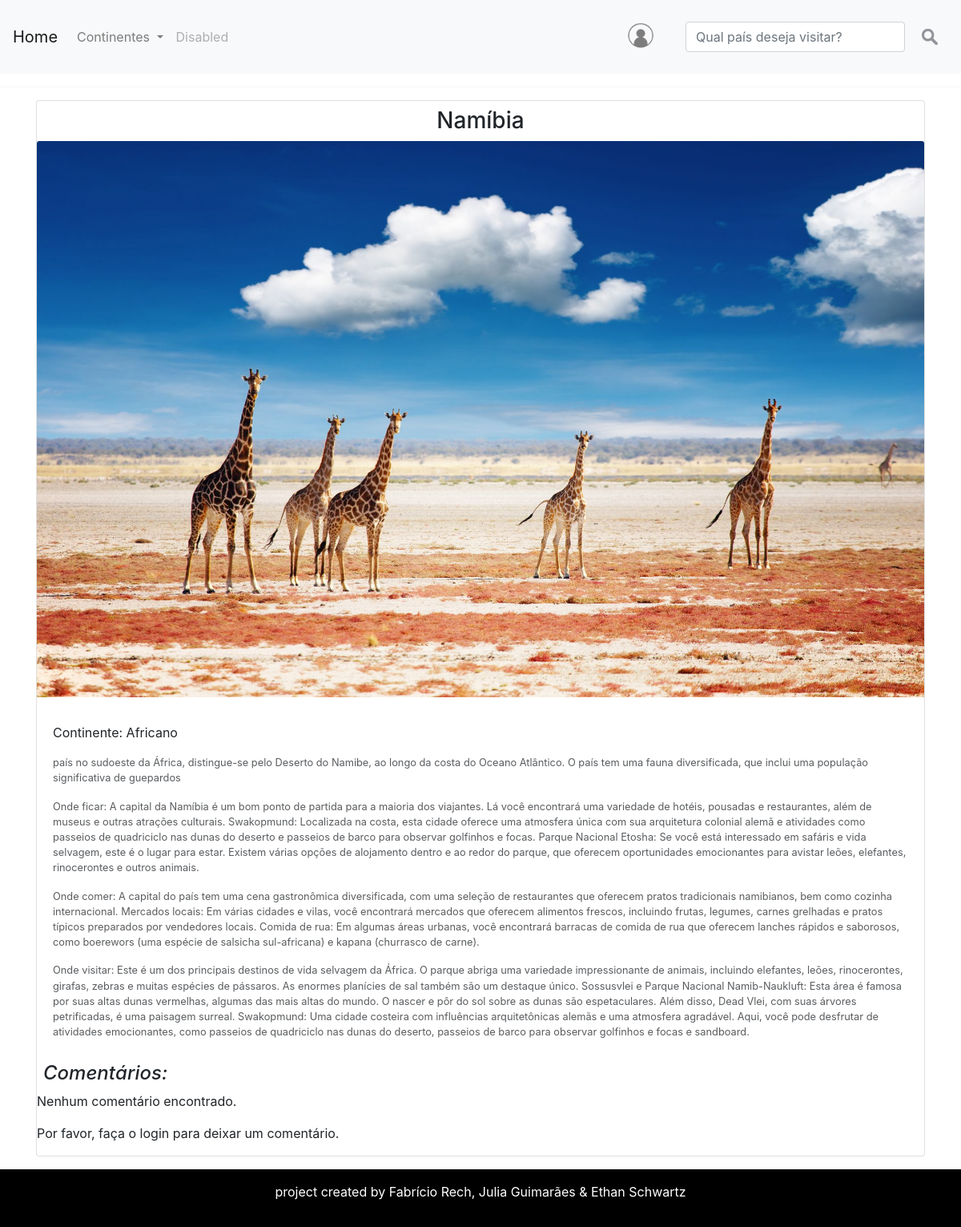
Page /africa/Continente/detalhe/namibia/ on the earlier database version.
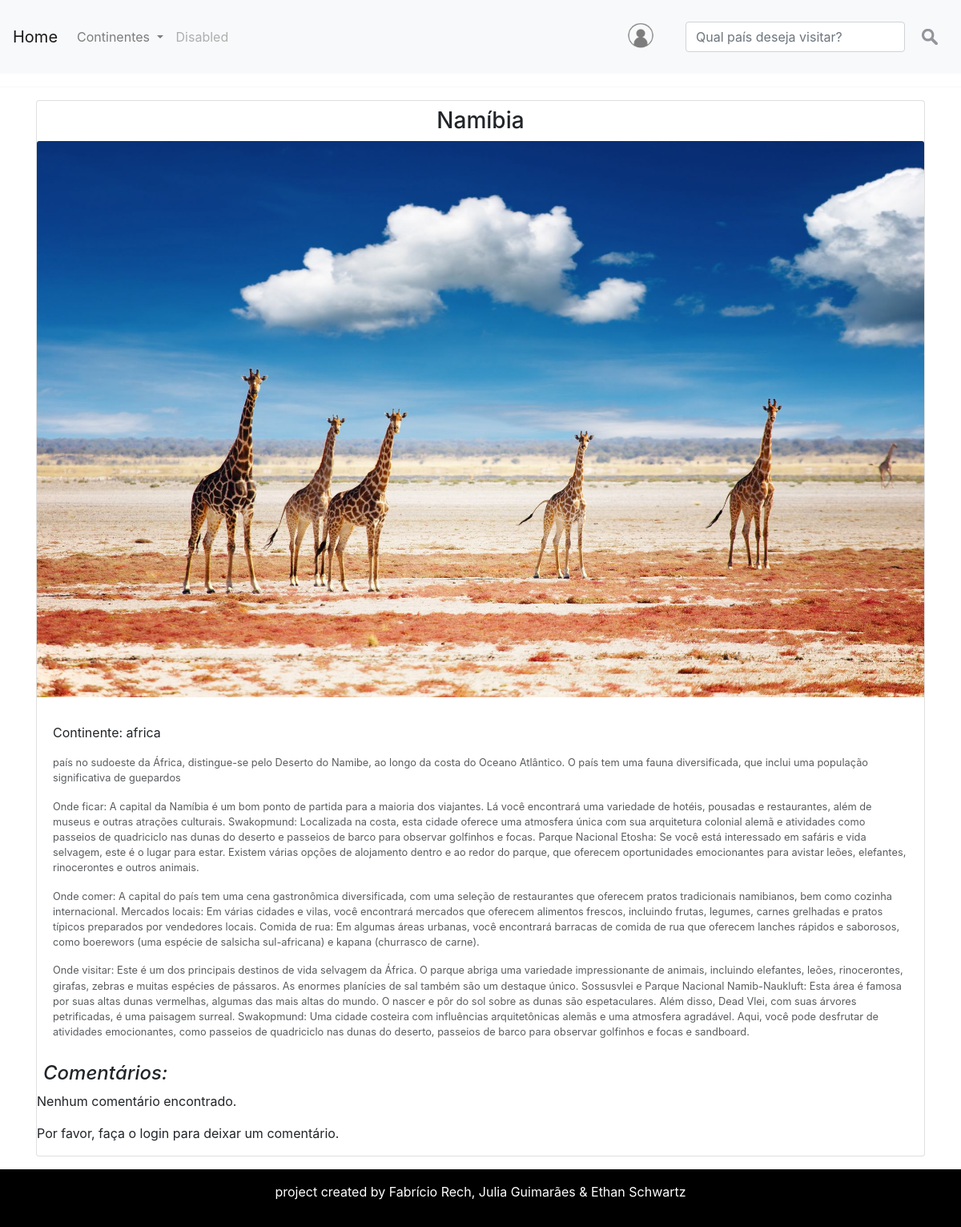
Same page on the later database version.
### africa/models.py (models this page shows, shortened)
class model_africa(models.Model):
    Continente = models.CharField(max_length=100)
    País = models.CharField(max_length=100)
    Descricao = models.CharField(max_length=3000)
    OndeFicar = models.CharField(max_length=1800)
    OndeComer = models.CharField(max_length=1800)
    OndeVisitar = models.CharField(max_length=1800)
    foto = models.ImageField(upload_to='img/%Y/%m/%d/')
    ta_publicado = models.BooleanField(default=False)
    link = models.CharField(max_length=60)

### africa/views.py (the view, shortened to what this page needs)
# urls.py: path('Continente/detalhe/<str:link_url>/',views.v_detalhe, name='detalhe'),
def v_detalhe(request, link_url):
    detalhe = get_object_or_404(model_africa, link=link_url)
    comentarios = ComentarioAF.objects.filter(eh_publicada=True, link_url=link_url)
    formulario = ComentarioFormsAF(initial={'link_url': link_url})
    return render(request, 'Africa/paginas/detalhe.html', context={'detalhe': detalhe, 'comentarios': comentarios, 'formulario': formulario})

### africa/forms.py
class ComentarioFormsAF(forms.Form):
    Coment = forms.CharField(
        label='Comentários',
        required=True,
        max_length=5000,
        widget=forms.Textarea(
            attrs={
                'placeholder': 'Conte-nos a sua experiência!',
            }
        )
    )
    link_url = forms.CharField(
        widget=forms.HiddenInput()
    )

### africa/templates/africa/paginas/detalhe.html
{% extends 'global/paginas/pais_detalhe.html' %}
{% block comentario %}
<section>
  <h4 class="m-2"><i>Comentários:</i></h4>
  {% for comentario in comentarios %}
  <div class="card">
    <div class="card-body">
      <h6>Comentário feito por: {{ comentario.usuario.username }}</h6>
      {{ comentario.coment }}
    </div>
  </div>
  <br>
  {% empty %}
      <p>Nenhum comentário encontrado.</p>
  {% endfor %}
</section>
{% if user.is_authenticated %}
<section>
  <form action="{% url 'Africa:comentario' %}" method="POST">
    {% csrf_token %}
    {{ formulario.Coment }}
    {{ formulario.link_url }}
    <button type="submit">Enviar Comentário</button>
  </form>
</section>
{% else %}
<p>Por favor, faça o login para deixar um comentário.</p>
{% endif %}
{% endblock %}

### meus_templates/global/paginas/pais_detalhe.html (shortened to what this page needs)
{% include 'global/parciais/header.html' %}
<hr>
{% load static %}
<link rel="stylesheet" href="https://stackpath.bootstrapcdn.com/bootstrap/4.1.3/css/bootstrap.min.css">
{%if detalhe %}
<div class="container" style="border: 0;">
<div class="card mb-3">
  <div>
    <h3 class="text-center m-2">{{detalhe.País}}</h3>
  </div>
    <img src="{{ detalhe.foto.url }}" class="card-img-top" alt="...">
    <div class="card-body">
      <p class="card-text">Continente: {{detalhe.Continente}}</p>
      <p class="card-text"><small class="text-body-secondary">{{detalhe.Descricao}}</small></p>
      <p class="card-text"><small class="text-body-secondary">Onde ficar: {{detalhe.OndeFicar}}</small></p>
      <p class="card-text"><small class="text-body-secondary">Onde comer: {{detalhe.OndeComer}}</small></p>
      <p class="card-text"><small class="text-body-secondary">Onde visitar: {{detalhe.OndeVisitar}}</small></p>
    </div>
{% endif %}
{% block comentario %}
{% endblock %}
</div>
</div>
{% include 'global/parciais/footer.html' %}

Differences in the rows shown:
changed model_africa "Namíbia": Continente "Africano" → "africa"
